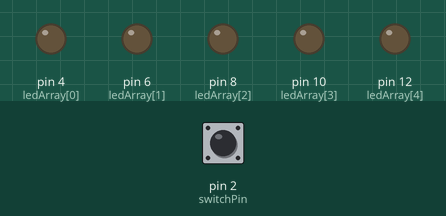
Simulated run of this sketch. Board: Arduino Uno, built with avr-gcc and run on an emulated ATmega328P. Shown: output pins drawn as LEDs (lit = HIGH). Inputs (shaded band) come from the test bench; at power-on: pin 2 (switchPin) LOW.

Above: at 1.2 s.
1.3 s: pin 2 (switchPin) pulled HIGH for 0.15 s
At 2.7 s:
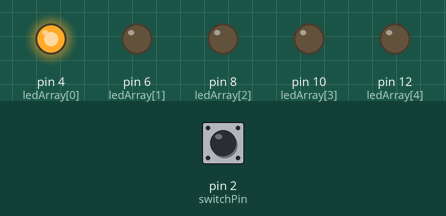
At 3.3 s:
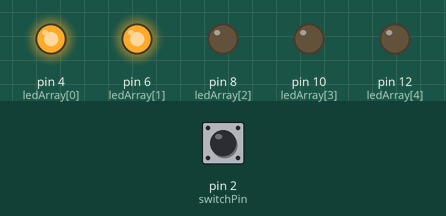
Timing chart, 0 to 13.4 s (numbered marks = the images above; inputs shaded):
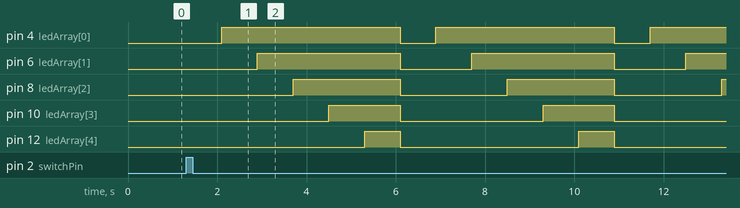

Measured:
- after the input at 1.3 s, pin 4 (ledArray[0]): alternates HIGH for 4.0 s and LOW for 0.80 s, starting after 0.80 s; pin 6 (ledArray[1]): alternates HIGH for 3.2 s and LOW for 1.6 s, starting after 1.6 s

The sketch:

Part_1_Source_Code_Licud.ino
```cpp
int ledArray[5] = {4, 6, 8, 10, 12};	//Array declaration of pins to be used
int switchPin = 2;	                //Declaration of pin to be used with the switch
int switchPinValue;	                //Variable to hold the value of pin 2

void setup(){
  for(int i = 0; i < 5; i++){	        //For loop that cycles through the ledArray
    pinMode(ledArray[i], OUTPUT);	//and sets them all as OUTPUT pins*/
  }
  pinMode(switchPin, INPUT);	        //Sets the switch pin as input
}
/*below is the method that runs the sequence.
Parameters are time that will be used for the delay, steps that indicate
the number of times a certain sequence should loop, i.e. an 800 millisecond
delay needs to loop 3 times, and the light count that specifies how many of the
5 LED’s are to be lit up. */

void LEDLightSequence(int time, int steps, int lightCount){
  for(int i = 0; i < steps; i++){	        //For loop for number of steps
    for(int i = 0; i < lightCount; i++){	//For loop for number of lights
      delay(time);	                        //Delay based on the time given
      digitalWrite(ledArray[i], HIGH);	        //Send a high (5v) signal to the element of array in question
    }	                                        //End for loop for light count
   LEDOff();	                                //Call the LEDOff function
  }
}

/*below is the method that “switches off” all the LED’s by going
through the led array and giving each one a 0v signal. */

void LEDOff(){
  for(int i = 0; i < 5; i++){
    digitalWrite(ledArray[i], LOW);
  }
}

void loop(){
  switchPinValue = digitalRead(switchPin);	//Set the switchPinValue with switchPin’s input

  if(switchPinValue == HIGH){	                //Test if switchPin’s value is high
    LEDLightSequence(800, 3, 6);	        //LEDLightSequence function: 800 milliseconds, 3 steps, 5 LEDs
    delay(1000);	                        //Delay for 1 s econd
    LEDLightSequence(400, 3, 6);	        //LEDLightSequence function: 400 milliseconds, 3 steps, 5 LEDs
    delay(1000);	                        //Delay for 1 second
  }
  else{
    LEDOff();	                                //LEDOff function if switchPinValue is anything other than HIGH
  }
}
```
